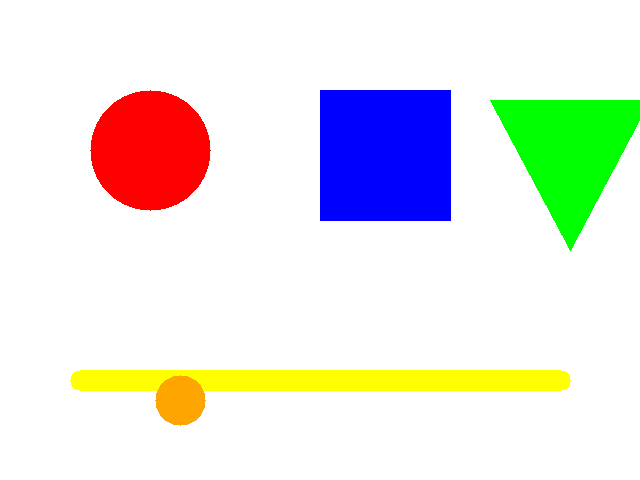
#> input picture T06_传统视觉/代码/images/demo_shapes.png, 640 x 480 px
$ python 02_hsv_threshold.py
#> lines starting #> are read from the running program, lines starting #| are printed output that depends on the picture; after the words box and inside, x2 and y2 are one past the last pixel; in counts of white or black regions, pixels touching at a corner belong together
### T06_传统视觉/代码/examples/util.py
# -*- coding: utf-8 -*-
"""
工具：中文路径安全的 imread / imwrite / 控制台输出
原因：
  1. OpenCV 的 cv2.imread / imwrite 在 Windows 上对含中文路径支持不好
     → 用 np.fromfile + cv2.imdecode 读，cv2.imencode + 文件写
  2. Python 在 Windows 控制台默认用 GBK 输出，现代终端(UTF-8)会乱码
     → 强制 stdout 用 UTF-8
"""
import os
import sys
import cv2
import numpy as np


def setup():
    """在脚本开头调用一次，让控制台中文不乱码"""
    try:
        sys.stdout.reconfigure(encoding="utf-8")
        sys.stderr.reconfigure(encoding="utf-8")
    except (AttributeError, ValueError):
        pass  # 非 UTF-8 终端或旧版本 Python 时静默跳过


def imread(path):
    """读取图片，支持中文路径"""
    img = cv2.imdecode(np.fromfile(path, dtype=np.uint8), cv2.IMREAD_COLOR)
#> img is the input picture: shape (480, 640, 3); mean B, G, R 225.8, 230.8, 230.7
    return img


# [50 lines left out: functions imwrite, show_image, arrange_windows, finish, not called in this run]

### T06_传统视觉/代码/examples/02_hsv_threshold.py
# -*- coding: utf-8 -*-
"""
例程 02：HSV 颜色阈值提取（传统视觉三板斧·第 1 板）
========================================
目标：把指定颜色（比如红、蓝）从图里"抠出来"，得到黑白掩膜 mask
关键：HSV 阈值调参（H=色相 决定颜色种类，S=饱和 过滤灰，V=明度 过滤暗）

怎么运行：
    python examples/02_hsv_threshold.py        # 弹 5 个窗口：原图/红mask/蓝mask/抠出来的红/蓝

看什么：
    红色掩膜里白色 = 图上所有红色像素；"只保留红色"窗口能看到抠出来的效果。

学习重点：
    - cv2.inRange 的三个参数（图, 下限[H,S,V], 上限[H,S,V]）
    - 红色 H 是环形要分两段再按位或（色环跨 0 和 179）
    - 这就是"颜色阈值"，后面所有识别都靠它
"""
import os
import cv2
import numpy as np
from util import setup, imread

setup()  # 让控制台中文不乱码

IMG = os.path.join(os.path.dirname(__file__), "..", "images", "demo_shapes.png")

img = imread(IMG)
# 把 BGR 彩色图 转成 HSV（H色相/S饱和/V明度），才能按颜色阈值找东西
hsv = cv2.cvtColor(img, cv2.COLOR_BGR2HSV)
#> hsv: shape (480, 640, 3); mean H, S, V 10.2, 43.5, 255

# 红色的 HSV 范围（注意红色 H 在 HSV 是个环，要用两段）
lower_red1 = np.array([0, 100, 100])
upper_red1 = np.array([10, 255, 255])
lower_red2 = np.array([170, 100, 100])
upper_red2 = np.array([180, 255, 255])
red_mask = cv2.inRange(hsv, lower_red1, upper_red1) | cv2.inRange(hsv, lower_red2, upper_red2)
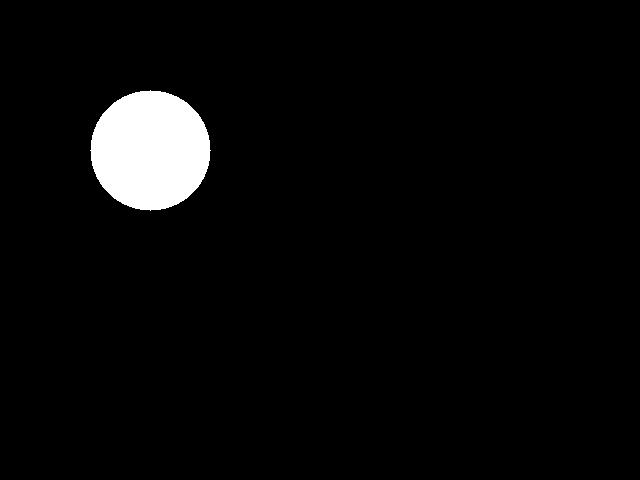
#> red_mask: shape (480, 640); 3.7% white; 1 white region, box (x1, y1, x2, y2) and area: (90, 90, 211, 211) 11289

# 蓝色的 HSV 范围（H 100-130 左右）
lower_blue = np.array([100, 120, 80])
upper_blue = np.array([130, 255, 255])
blue_mask = cv2.inRange(hsv, lower_blue, upper_blue)
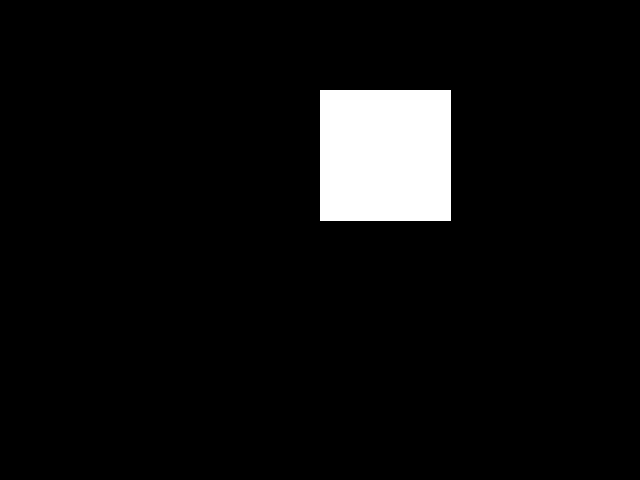
#> blue_mask: shape (480, 640); 5.6% white; 1 white region, box (x1, y1, x2, y2) and area: (320, 90, 451, 221) 17161

# 用 mask 把原图里对应颜色抠出来
red_out = cv2.bitwise_and(img, img, mask=red_mask)
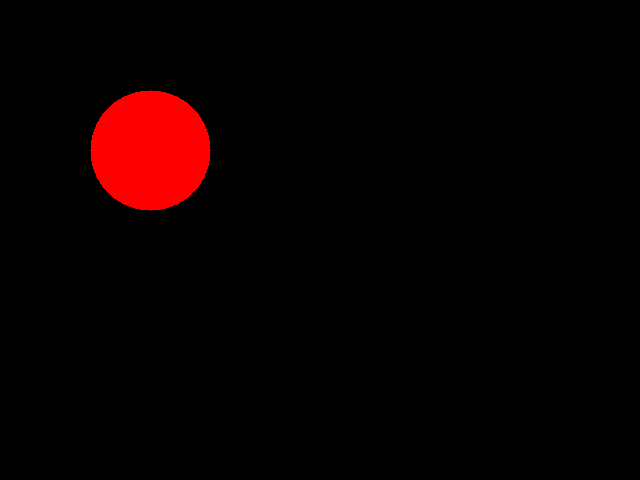
#> red_out: shape (480, 640, 3); mean B, G, R 0, 0, 9.4
blue_out = cv2.bitwise_and(img, img, mask=blue_mask)
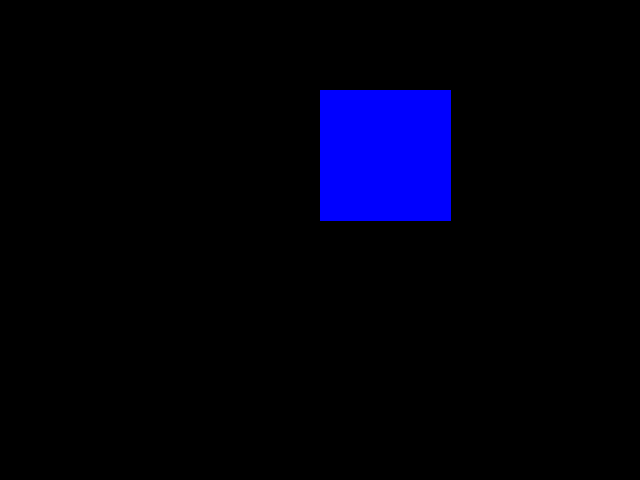
#> blue_out: shape (480, 640, 3); mean B, G, R 14.2, 0, 0

cv2.imshow("Original", img)
cv2.imshow("Red mask", red_mask)
cv2.imshow("Blue mask", blue_mask)
cv2.imshow("Red only", red_out)
cv2.imshow("Blue only", blue_out)
cv2.waitKey(0)
cv2.destroyAllWindows()

# 小测 1：换张图试试
# 用 quiz_01.png 测一下，提示：这图里只有一个红色圆
